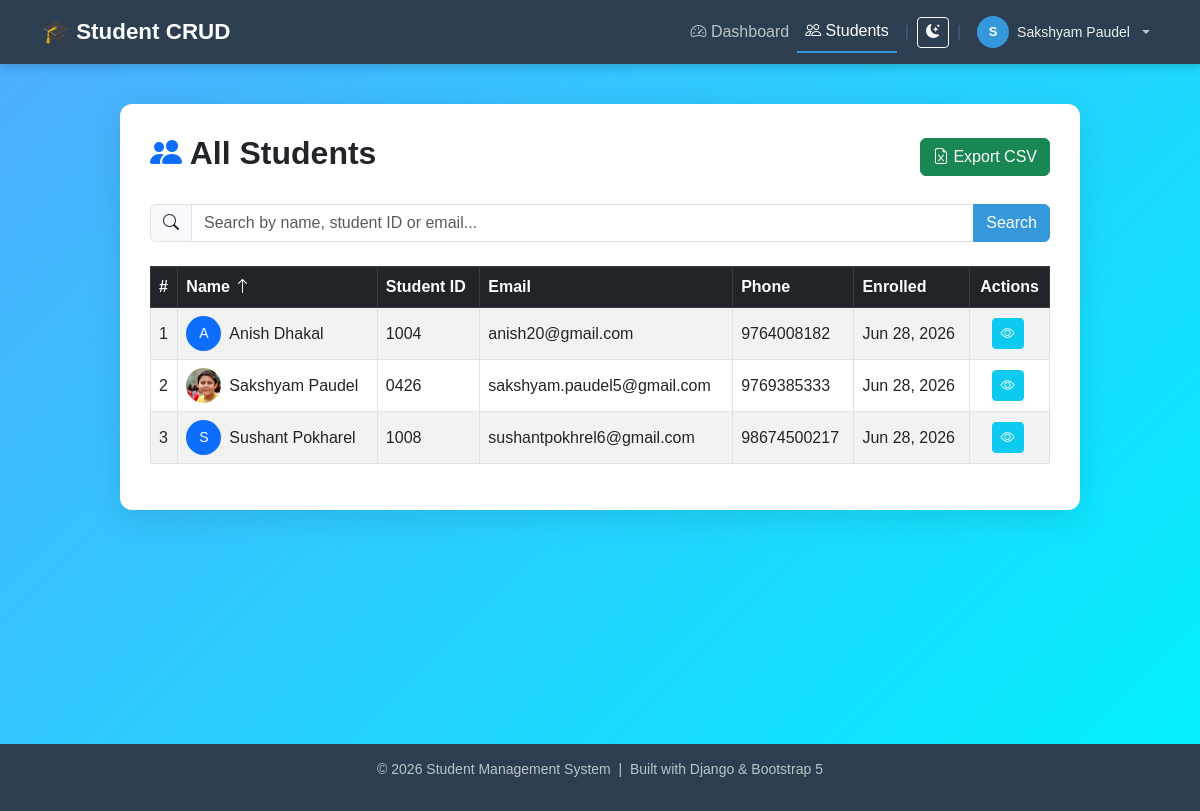
The app's page /students/ (signed in), older data.
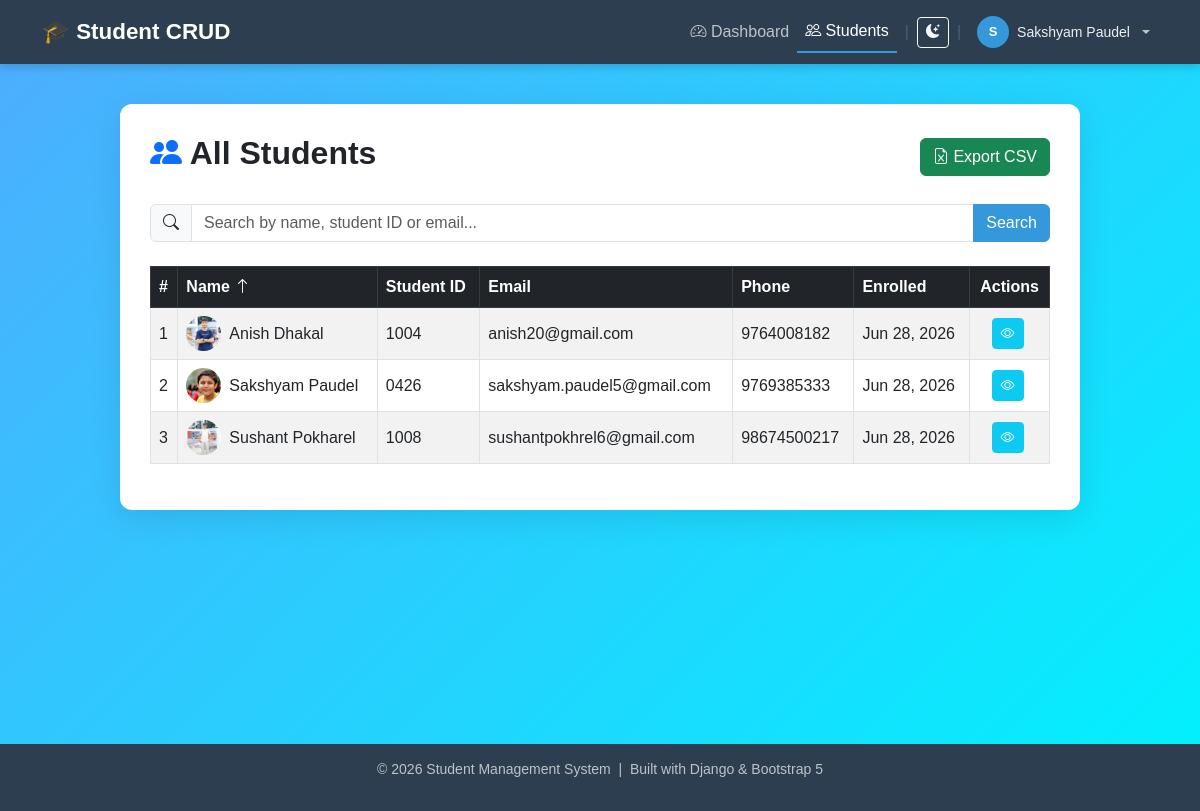
The same page, newer data.
### firstapp/models.py (models this page shows, shortened)
class Student(models.Model):
    name = models.CharField(max_length=100)
    student_id = models.CharField(max_length=20, unique=True)
    email = models.EmailField()
    phone = models.CharField(max_length=15, blank=True)
    address = models.TextField(blank=True)
    date_of_birth = models.DateField(null=True, blank=True)
    gender_choices = [
        ('M', 'Male'),
        ('F', 'Female'),
        ('O', 'Other'),
    ]
    gender = models.CharField(max_length=1, choices=gender_choices, blank=True)
    photo = models.ImageField(upload_to='student_photos/', blank=True, null=True)  # ← added
    enrolled_data = models.DateTimeField(auto_now_add=True)

### firstapp/views.py (the view)
# urls.py: path('students/', views.student_list, name='student_list'),
@login_required(login_url='login')
def student_list(request):
    query = request.GET.get('q', '')
    sort = request.GET.get('sort', 'name')
    order = request.GET.get('order', 'asc')
    if sort not in ALLOWED_SORT_FIELDS:
        sort = 'name'
    if query:
        students = Student.objects.filter(
            name__icontains=query
        ) | Student.objects.filter(
            student_id__icontains=query
        ) | Student.objects.filter(
            email__icontains=query
        )
    else:
        students = Student.objects.all()
    if order == 'desc':
        students = students.order_by(f'-{sort}')
    else:
        students = students.order_by(sort)
    paginator = Paginator(students, 5)
    page_number = request.GET.get('page')
    page_obj = paginator.get_page(page_number)
    return render(request, 'firstapp/student_list.html', {
        'students': page_obj,
        'query': query,
        'page_obj': page_obj,
        'sort': sort,
        'order': order,
    })

### templates/firstapp/student_list.html (shortened to what this page needs)
{% extends 'firstapp/Base.html' %}
{% block content %}
<div class="d-flex justify-content-between align-items-center mb-4">
    <h2 class="fw-bold text-dark">
        <i class="bi bi-people-fill text-primary"></i> All Students
    </h2>
    <div class="d-flex gap-2">
        <a href="{% url 'export_csv' %}" class="btn btn-success">
            <i class="bi bi-file-earmark-excel"></i> Export CSV
        </a>
    </div>
</div>
<form method="GET" class="mb-4">
    <div class="input-group">
        <span class="input-group-text"><i class="bi bi-search"></i></span>
        <input type="text" name="q" class="form-control"
               placeholder="Search by name, student ID or email..."
               value="{{ query }}">
        <button type="submit" class="btn btn-primary">Search</button>
    </div>
</form>
{% if students %}
<div class="table-responsive">
    <table class="table table-striped table-hover table-bordered align-middle">
        <thead class="table-dark">
            <tr>
                <th>#</th>
                <th>
                    <a href="?sort=name&order={% if sort == 'name' and order == 'asc' %}desc{% else %}asc{% endif %}{% if query %}&q={{ query }}{% endif %}"
                       class="text-white text-decoration-none">
                        Name
                        {% if sort == 'name' %}
                            <i class="bi bi-arrow-{% if order == 'asc' %}up{% else %}down{% endif %}"></i>
                        {% endif %}
                    </a>
                </th>
                <th>
                    <a href="?sort=student_id&order={% if sort == 'student_id' and order == 'asc' %}desc{% else %}asc{% endif %}{% if query %}&q={{ query }}{% endif %}"
                       class="text-white text-decoration-none">
                        Student ID
                    </a>
                </th>
                <th>
                    <a href="?sort=email&order={% if sort == 'email' and order == 'asc' %}desc{% else %}asc{% endif %}{% if query %}&q={{ query }}{% endif %}"
                       class="text-white text-decoration-none">
                        Email
                    </a>
                </th>
                <th>Phone</th>
                <th>
                    <a href="?sort=enrolled_data&order={% if sort == 'enrolled_data' and order == 'asc' %}desc{% else %}asc{% endif %}{% if query %}&q={{ query }}{% endif %}"
                       class="text-white text-decoration-none">
                        Enrolled
                    </a>
                </th>
                <th class="text-center">Actions</th>
            </tr>
        </thead>
        <tbody>
            {% for student in students %}
            <tr>
                <td>{{ forloop.counter }}</td>
                <td>
                    <div class="d-flex align-items-center gap-2">
                        {% if student.photo %}
                            <img src="{{ student.photo.url }}"
                                 style="width:35px; height:35px; border-radius:50%; object-fit:cover; flex-shrink:0;">
                        {% else %}
                            <div class="rounded-circle bg-primary d-flex align-items-center justify-content-center text-white"
                                 style="width:35px; height:35px; font-size:14px; flex-shrink:0;">
                                {{ student.name|first|upper }}
                            </div>
                        {% endif %}
                        {{ student.name }}
                    </div>
                </td>
                <td>{{ student.student_id }}</td>
                <td>{{ student.email }}</td>
                <td>{{ student.phone|default:"—" }}</td>
                <td>{{ student.enrolled_data|date:"M d, Y" }}</td>
                <td class="text-center">
                    <a href="{% url 'student_detail' student.id %}" class="btn btn-sm btn-info text-white me-1">
                        <i class="bi bi-eye"></i>
                    </a>
                </td>
            </tr>
            {% endfor %}
        </tbody>
    </table>
</div>
{% endif %}
{% endblock %}

Row changes from the older to the newer data that the page shows:
changed Student "Anish Dhakal": photo: picture added; name|first "A" → (not shown)
changed Student "Sushant Pokharel": photo: picture added; name|first "S" → (not shown)
